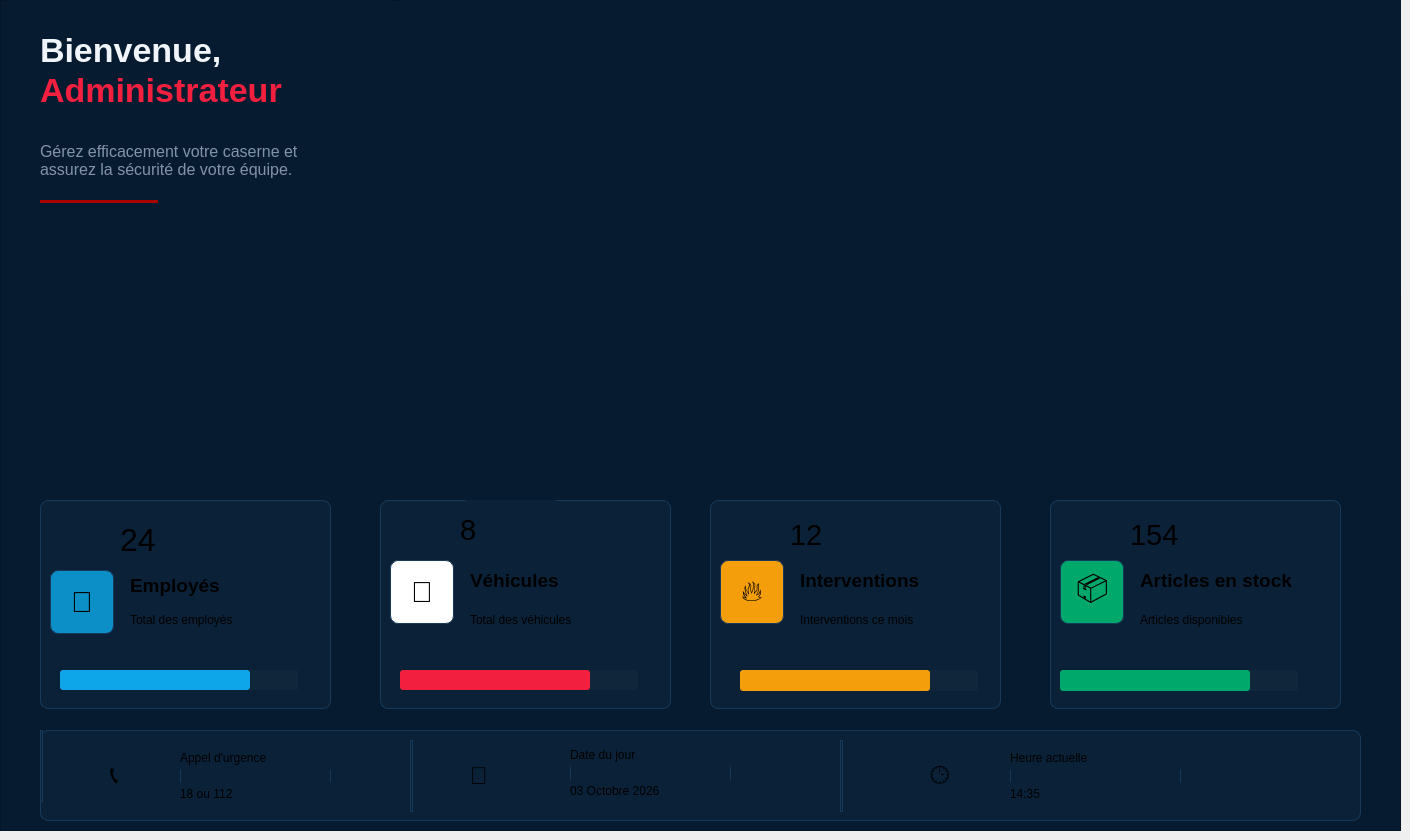
    <widget class="QWidget" name="page">
     <widget class="QWidget" name="verticalLayoutWidget_9">
      <property name="geometry">
       <rect>
        <x>0</x>
        <y>0</y>
        <width>1401</width>
        <height>831</height>
       </rect>
      </property>
      <layout class="QVBoxLayout" name="contentLayout_2">
       <item>
        <widget class="QFrame" name="contentframe_2">
         <property name="styleSheet">
          <string notr="true">background-color: rgb(7, 27, 48);</string>
         </property>
         <property name="frameShape">
          <enum>QFrame::Shape::StyledPanel</enum>
         </property>
         <property name="frameShadow">
          <enum>QFrame::Shadow::Raised</enum>
         </property>
         <widget class="QLabel" name="imagetop_2">
          <property name="geometry">
           <rect>
            <x>490</x>
            <y>0</y>
            <width>901</width>
            <height>81</height>
           </rect>
          </property>
          <property name="styleSheet">
           <string notr="true">image: url(:/image/image/imagetop.png);</string>
          </property>
          <property name="text">
           <string/>
          </property>
         </widget>
         <widget class="QLabel" name="lblHero_2">
          <property name="geometry">
           <rect>
            <x>403</x>
            <y>-7</y>
            <width>1001</width>
            <height>301</height>
           </rect>
          </property>
          <property name="minimumSize">
           <size>
            <width>300</width>
            <height>150</height>
           </size>
          </property>
          <property name="styleSheet">
           <string notr="true">image: url(:/image/image/hero.jpg);</string>
          </property>
          <property name="text">
           <string/>
          </property>
          <property name="alignment">
           <set>Qt::AlignmentFlag::AlignCenter</set>
          </property>
         </widget>
         <widget class="QFrame" name="frame_2">
          <property name="geometry">
           <rect>
            <x>10</x>
            <y>0</y>
            <width>381</width>
            <height>261</height>
           </rect>
          </property>
          <property name="minimumSize">
           <size>
            <width>0</width>
            <height>120</height>
           </size>
          </property>
          <property name="styleSheet">
           <string notr="true">border:none
</string>
          </property>
          <property name="frameShape">
           <enum>QFrame::Shape::StyledPanel</enum>
          </property>
          <property name="frameShadow">
           <enum>QFrame::Shadow::Raised</enum>
          </property>
          <widget class="QLabel" name="sub_2">
           <property name="geometry">
            <rect>
             <x>30</x>
             <y>130</y>
             <width>271</width>
             <height>61</height>
            </rect>
           </property>
           <property name="styleSheet">
            <string notr="true">QLabel#sub_2{
    color: #8293A8;
    font-size: 16px;
}</string>
           </property>
           <property name="text">
            <string>Gérez efficacement votre caserne et
assurez la sécurité de votre équipe.</string>
           </property>
          </widget>
          <widget class="Line" name="line_2">
           <property name="geometry">
            <rect>
             <x>30</x>
             <y>200</y>
             <width>118</width>
             <height>3</height>
            </rect>
           </property>
           <property name="styleSheet">
            <string notr="true">background-color: rgb(170, 0, 0);</string>
           </property>
           <property name="orientation">
            <enum>Qt::Orientation::Horizontal</enum>
           </property>
          </widget>
          <widget class="QLabel" name="welcomeTitle_2">
           <property name="geometry">
            <rect>
             <x>30</x>
             <y>30</y>
             <width>211</width>
             <height>41</height>
            </rect>
           </property>
           <property name="styleSheet">
            <string notr="true">QLabel#welcomeTitle_2 {
    color: #F1F5F9;
    font-size: 34px;
    font-weight: bold;
}</string>
           </property>
           <property name="text">
            <string>Bienvenue,</string>
           </property>
          </widget>
          <widget class="QLabel" name="welcomeAdmin_2">
           <property name="geometry">
            <rect>
             <x>30</x>
             <y>70</y>
             <width>251</width>
             <height>41</height>
            </rect>
           </property>
           <property name="styleSheet">
            <string notr="true">QLabel#welcomeAdmin_2 {
    color: #F21F3F;
    font-size: 34px;
    font-weight: bold;
}</string>
           </property>
           <property name="text">
            <string>Administrateur</string>
           </property>
          </widget>
         </widget>
         <widget class="QLabel" name="lblImg1_2">
          <property name="geometry">
           <rect>
            <x>30</x>
            <y>300</y>
            <width>423</width>
            <height>189</height>
           </rect>
          </property>
          <property name="minimumSize">
           <size>
            <width>100</width>
            <height>100</height>
           </size>
          </property>
          <property name="styleSheet">
           <string notr="true">image: url(:/image/image/img1.png);</string>
          </property>
          <property name="text">
           <string/>
          </property>
          <property name="alignment">
           <set>Qt::AlignmentFlag::AlignCenter</set>
          </property>
         </widget>
         <widget class="QLabel" name="lblImg2_2">
          <property name="geometry">
           <rect>
            <x>480</x>
            <y>300</y>
            <width>422</width>
            <height>189</height>
           </rect>
          </property>
          <property name="minimumSize">
           <size>
            <width>100</width>
            <height>100</height>
           </size>
          </property>
          <property name="styleSheet">
           <string notr="true">image: url(:/image/image/img2.png);</string>
          </property>
          <property name="text">
           <string/>
          </property>
          <property name="alignment">
           <set>Qt::AlignmentFlag::AlignCenter</set>
          </property>
         </widget>
         <widget class="QLabel" name="lblImg3_2">
          <property name="geometry">
           <rect>
            <x>940</x>
            <y>300</y>
            <width>423</width>
            <height>189</height>
           </rect>
          </property>
          <property name="minimumSize">
           <size>
            <width>100</width>
            <height>100</height>
           </size>
          </property>
          <property name="styleSheet">
           <string notr="true">image: url(:/image/image/img3.png);</string>
          </property>
          <property name="text">
           <string/>
          </property>
          <property name="alignment">
           <set>Qt::AlignmentFlag::AlignCenter</set>
          </property>
         </widget>
         <widget class="QFrame" name="frame_9">
          <property name="geometry">
           <rect>
            <x>40</x>
            <y>500</y>
            <width>291</width>
            <height>209</height>
           </rect>
          </property>
          <property name="styleSheet">
           <string notr="true">background-color: #0A2138;
border: 1px solid #183A5A;
border-radius: 8px;</string>
          </property>
          <property name="frameShape">
           <enum>QFrame::Shape::StyledPanel</enum>
          </property>
          <property name="frameShadow">
           <enum>QFrame::Shadow::Raised</enum>
          </property>
          <widget class="QLabel" name="lblNbEmployes_3">
           <property name="geometry">
            <rect>
             <x>80</x>
             <y>10</y>
             <width>200</width>
             <height>61</height>
            </rect>
           </property>
           <property name="styleSheet">
            <string notr="true">border:none;</string>
           </property>
           <property name="text">
            <string>&lt;html&gt;&lt;head/&gt;&lt;body&gt;&lt;p&gt;&lt;span style=&quot; font-size:24pt;&quot;&gt;24&lt;/span&gt;&lt;/p&gt;&lt;/body&gt;&lt;/html&gt;</string>
           </property>
          </widget>
          <widget class="QLabel" name="lblTitreEmployes_3">
           <property name="geometry">
            <rect>
             <x>90</x>
             <y>70</y>
             <width>200</width>
             <height>31</height>
            </rect>
           </property>
           <property name="styleSheet">
            <string notr="true">border:none;</string>
           </property>
           <property name="text">
            <string>&lt;html&gt;&lt;head/&gt;&lt;body&gt;&lt;p&gt;&lt;span style=&quot; font-size:14pt; font-weight:700;&quot;&gt;Employés&lt;/span&gt;&lt;/p&gt;&lt;/body&gt;&lt;/html&gt;</string>
           </property>
          </widget>
          <widget class="QLabel" name="lblSousEmployes_3">
           <property name="geometry">
            <rect>
             <x>90</x>
             <y>110</y>
             <width>200</width>
             <height>20</height>
            </rect>
           </property>
           <property name="styleSheet">
            <string notr="true">border:none;</string>
           </property>
           <property name="text">
            <string>Total des employés</string>
           </property>
          </widget>
          <widget class="QProgressBar" name="employeeLine_2">
           <property name="geometry">
            <rect>
             <x>20</x>
             <y>170</y>
             <width>238</width>
             <height>20</height>
            </rect>
           </property>
           <property name="styleSheet">
            <string notr="true">QProgressBar#employeeLine_2 {
    background-color: #10263A;
    border: none;
    border-radius: 2px;
}

QProgressBar#employeeLine_2::chunk {
    background-color: #0EA5E9;
    border-radius: 3px;
}</string>
           </property>
           <property name="maximum">
            <number>100</number>
           </property>
           <property name="value">
            <number>80</number>
           </property>
           <property name="textVisible">
            <bool>false</bool>
           </property>
          </widget>
          <widget class="QLabel" name="iconEmployes_3">
           <property name="geometry">
            <rect>
             <x>10</x>
             <y>70</y>
             <width>64</width>
             <height>64</height>
            </rect>
           </property>
           <property name="minimumSize">
            <size>
             <width>64</width>
             <height>64</height>
            </size>
           </property>
           <property name="maximumSize">
            <size>
             <width>64</width>
             <height>64</height>
            </size>
           </property>
           <property name="styleSheet">
            <string notr="true">background-color: rgb(12, 142, 198);</string>
           </property>
           <property name="text">
            <string>&lt;html&gt;&lt;head/&gt;&lt;body&gt;&lt;p&gt;&lt;span style=&quot; font-size:22pt;&quot;&gt;👥&lt;/span&gt;&lt;/p&gt;&lt;/body&gt;&lt;/html&gt;</string>
           </property>
           <property name="alignment">
            <set>Qt::AlignmentFlag::AlignCenter</set>
           </property>
          </widget>
         </widget>
         <widget class="QFrame" name="frame_10">
          <property name="geometry">
           <rect>
            <x>710</x>
            <y>500</y>
            <width>291</width>
            <height>209</height>
           </rect>
          </property>
          <property name="styleSheet">
           <string notr="true">background-color: #0A2138;
border: 1px solid #183A5A;
border-radius: 8px;</string>
          </property>
          <property name="frameShape">
           <enum>QFrame::Shape::StyledPanel</enum>
          </property>
          <property name="frameShadow">
           <enum>QFrame::Shadow::Raised</enum>
          </property>
          <widget class="QLabel" name="lblNbEmployes_7">
           <property name="geometry">
            <rect>
             <x>80</x>
             <y>10</y>
             <width>200</width>
             <height>51</height>
            </rect>
           </property>
           <property name="styleSheet">
            <string notr="true">border:none;</string>
           </property>
           <property name="text">
            <string>&lt;html&gt;&lt;head/&gt;&lt;body&gt;&lt;p&gt;&lt;span style=&quot; font-size:22pt;&quot;&gt;12&lt;/span&gt;&lt;/p&gt;&lt;/body&gt;&lt;/html&gt;</string>
           </property>
          </widget>
          <widget class="QLabel" name="lblTitreEmployes_7">
           <property name="geometry">
            <rect>
             <x>90</x>
             <y>60</y>
             <width>200</width>
             <height>41</height>
            </rect>
           </property>
           <property name="styleSheet">
            <string notr="true">border:none;</string>
           </property>
           <property name="text">
            <string>&lt;html&gt;&lt;head/&gt;&lt;body&gt;&lt;p&gt;&lt;span style=&quot; font-size:14pt; font-weight:700;&quot;&gt;Interventions&lt;/span&gt;&lt;/p&gt;&lt;/body&gt;&lt;/html&gt;</string>
           </property>
          </widget>
          <widget class="QLabel" name="lblSousEmployes_7">
           <property name="geometry">
            <rect>
             <x>90</x>
             <y>110</y>
             <width>200</width>
             <height>20</height>
            </rect>
           </property>
           <property name="styleSheet">
            <string notr="true">border:none;</string>
           </property>
           <property name="text">
            <string>Interventions ce mois</string>
           </property>
          </widget>
          <widget class="QProgressBar" name="interLine_2">
           <property name="geometry">
            <rect>
             <x>30</x>
             <y>170</y>
             <width>238</width>
             <height>21</height>
            </rect>
           </property>
           <property name="styleSheet">
            <string notr="true">QProgressBar#interLine_2 {
    background-color: #10263A;
    border: none;
    border-radius: 3px;
}

QProgressBar#interLine_2::chunk {
    background-color: #F59E0B;
    border-radius: 3px;
}</string>
           </property>
           <property name="maximum">
            <number>100</number>
           </property>
           <property name="value">
            <number>80</number>
           </property>
           <property name="textVisible">
            <bool>false</bool>
           </property>
          </widget>
          <widget class="QLabel" name="iconEmployes_7">
           <property name="geometry">
            <rect>
             <x>10</x>
             <y>60</y>
             <width>64</width>
             <height>64</height>
            </rect>
           </property>
           <property name="minimumSize">
            <size>
             <width>64</width>
             <height>64</height>
            </size>
           </property>
           <property name="maximumSize">
            <size>
             <width>64</width>
             <height>64</height>
            </size>
           </property>
           <property name="styleSheet">
            <string notr="true">background-color: rgb(245, 158, 11);</string>
           </property>
           <property name="text">
            <string>&lt;html&gt;&lt;head/&gt;&lt;body&gt;&lt;p&gt;&lt;span style=&quot; font-size:22pt;&quot;&gt;🔥&lt;/span&gt;&lt;/p&gt;&lt;/body&gt;&lt;/html&gt;</string>
           </property>
           <property name="alignment">
            <set>Qt::AlignmentFlag::AlignCenter</set>
           </property>
          </widget>
         </widget>
         <widget class="QFrame" name="frame_11">
          <property name="geometry">
           <rect>
            <x>1050</x>
            <y>500</y>
            <width>291</width>
            <height>209</height>
           </rect>
          </property>
          <property name="styleSheet">
           <string notr="true">background-color: #0A2138;
border: 1px solid #183A5A;
border-radius: 8px;</string>
          </property>
          <property name="frameShape">
           <enum>QFrame::Shape::StyledPanel</enum>
          </property>
          <property name="frameShadow">
           <enum>QFrame::Shadow::Raised</enum>
          </property>
          <widget class="QLabel" name="lblNbEmployes_8">
           <property name="geometry">
            <rect>
             <x>80</x>
             <y>10</y>
             <width>200</width>
             <height>51</height>
            </rect>
           </property>
           <property name="styleSheet">
            <string notr="true">border:none;</string>
           </property>
           <property name="text">
            <string>&lt;html&gt;&lt;head/&gt;&lt;body&gt;&lt;p&gt;&lt;span style=&quot; font-size:22pt;&quot;&gt;154&lt;/span&gt;&lt;/p&gt;&lt;/body&gt;&lt;/html&gt;</string>
           </property>
          </widget>
          <widget class="QLabel" name="lblTitreEmployes_8">
           <property name="geometry">
            <rect>
             <x>90</x>
             <y>60</y>
             <width>200</width>
             <height>41</height>
            </rect>
           </property>
           <property name="styleSheet">
            <string notr="true">border:none;</string>
           </property>
           <property name="text">
            <string>&lt;html&gt;&lt;head/&gt;&lt;body&gt;&lt;p&gt;&lt;span style=&quot; font-size:14pt; font-weight:700;&quot;&gt;Articles en stock&lt;/span&gt;&lt;/p&gt;&lt;/body&gt;&lt;/html&gt;</string>
           </property>
          </widget>
          <widget class="QLabel" name="lblSousEmployes_8">
           <property name="geometry">
            <rect>
             <x>90</x>
             <y>110</y>
             <width>200</width>
             <height>20</height>
            </rect>
           </property>
           <property name="styleSheet">
            <string notr="true">border:none;</string>
           </property>
           <property name="text">
            <string>Articles disponibles</string>
           </property>
          </widget>
          <widget class="QProgressBar" name="stockLine_2">
           <property name="geometry">
            <rect>
             <x>10</x>
             <y>170</y>
             <width>238</width>
             <height>21</height>
            </rect>
           </property>
           <property name="styleSheet">
            <string notr="true">QProgressBar#stockLine_2 {
    background-color: #10263A;
    border: none;
    border-radius: 3px;
}

QProgressBar#stockLine_2::chunk {
    background-color: #00A86B;
    border-radius: 3px;
}</string>
           </property>
           <property name="maximum">
            <number>100</number>
           </property>
           <property name="value">
            <number>80</number>
           </property>
           <property name="textVisible">
            <bool>false</bool>
           </property>
          </widget>
          <widget class="QLabel" name="iconEmployes_8">
           <property name="geometry">
            <rect>
             <x>10</x>
             <y>60</y>
             <width>64</width>
             <height>64</height>
            </rect>
           </property>
           <property name="minimumSize">
            <size>
             <width>64</width>
             <height>64</height>
            </size>
           </property>
           <property name="maximumSize">
            <size>
             <width>64</width>
             <height>64</height>
            </size>
           </property>
           <property name="styleSheet">
            <string notr="true">background-color: rgb(0, 168, 107);</string>
           </property>
           <property name="text">
            <string>&lt;html&gt;&lt;head/&gt;&lt;body&gt;&lt;p&gt;&lt;span style=&quot; font-size:22pt;&quot;&gt;📦&lt;/span&gt;&lt;/p&gt;&lt;/body&gt;&lt;/html&gt;</string>
           </property>
           <property name="alignment">
            <set>Qt::AlignmentFlag::AlignCenter</set>
           </property>
          </widget>
         </widget>
         <widget class="QFrame" name="frame_12">
          <property name="geometry">
           <rect>
            <x>380</x>
            <y>500</y>
            <width>291</width>
            <height>209</height>
           </rect>
          </property>
          <property name="styleSheet">
           <string notr="true">background-color: #0A2138;
border: 1px solid #183A5A;
border-radius: 8px;</string>
          </property>
          <property name="frameShape">
           <enum>QFrame::Shape::StyledPanel</enum>
          </property>
          <property name="frameShadow">
           <enum>QFrame::Shadow::Raised</enum>
          </property>
          <widget class="QLabel" name="lblNbEmployes_9">
           <property name="geometry">
            <rect>
             <x>80</x>
             <y>0</y>
             <width>101</width>
             <height>61</height>
            </rect>
           </property>
           <property name="styleSheet">
            <string notr="true">border:none;</string>
           </property>
           <property name="text">
            <string>&lt;html&gt;&lt;head/&gt;&lt;body&gt;&lt;p&gt;&lt;span style=&quot; font-size:22pt;&quot;&gt;8&lt;/span&gt;&lt;/p&gt;&lt;/body&gt;&lt;/html&gt;</string>
           </property>
          </widget>
          <widget class="QLabel" name="lblTitreEmployes_9">
           <property name="geometry">
            <rect>
             <x>90</x>
             <y>60</y>
             <width>200</width>
             <height>41</height>
            </rect>
           </property>
           <property name="styleSheet">
            <string notr="true">border:none;</string>
           </property>
           <property name="text">
            <string>&lt;html&gt;&lt;head/&gt;&lt;body&gt;&lt;p&gt;&lt;span style=&quot; font-size:14pt; font-weight:700;&quot;&gt;Véhicules&lt;/span&gt;&lt;/p&gt;&lt;/body&gt;&lt;/html&gt;</string>
           </property>
          </widget>
          <widget class="QLabel" name="lblSousEmployes_9">
           <property name="geometry">
            <rect>
             <x>90</x>
             <y>110</y>
             <width>200</width>
             <height>20</height>
            </rect>
           </property>
           <property name="styleSheet">
            <string notr="true">border:none;</string>
           </property>
           <property name="text">
            <string>Total des véhicules</string>
           </property>
          </widget>
          <widget class="QProgressBar" name="vehiculeLine_2">
           <property name="geometry">
            <rect>
             <x>20</x>
             <y>170</y>
             <width>238</width>
             <height>20</height>
            </rect>
           </property>
           <property name="styleSheet">
            <string notr="true">QProgressBar#vehiculeLine_2 {
    background-color: #10263A;
    border: none;
    border-radius: 3px;
}

QProgressBar#vehiculeLine_2::chunk {
    background-color: #F21F3F;
    border-radius: 3px;
}</string>
           </property>
           <property name="maximum">
            <number>100</number>
           </property>
           <property name="value">
            <number>80</number>
           </property>
           <property name="textVisible">
            <bool>false</bool>
           </property>
          </widget>
          <widget class="QLabel" name="iconEmployes_9">
           <property name="geometry">
            <rect>
             <x>10</x>
             <y>60</y>
             <width>64</width>
             <height>64</height>
            </rect>
           </property>
           <property name="minimumSize">
            <size>
             <width>64</width>
             <height>64</height>
            </size>
           </property>
           <property name="maximumSize">
            <size>
             <width>64</width>
             <height>64</height>
            </size>
           </property>
           <property name="styleSheet">
            <string notr="true">background-color: rgb(255, 255, 255);</string>
           </property>
           <property name="text">
            <string>&lt;html&gt;&lt;head/&gt;&lt;body&gt;&lt;p&gt;&lt;span style=&quot; font-size:22pt;&quot;&gt;🚒&lt;/span&gt;&lt;/p&gt;&lt;/body&gt;&lt;/html&gt;</string>
           </property>
           <property name="alignment">
            <set>Qt::AlignmentFlag::AlignCenter</set>
           </property>
          </widget>
         </widget>
         <widget class="QFrame" name="frame_13">
          <property name="geometry">
           <rect>
            <x>40</x>
            <y>730</y>
            <width>1321</width>
            <height>91</height>
           </rect>
          </property>
          <property name="styleSheet">
           <string notr="true">background-color: #0A2138;
border: 1px solid #183A5A;
border-radius: 8px;</string>
          </property>
          <property name="frameShape">
           <enum>QFrame::Shape::StyledPanel</enum>
          </property>
          <property name="frameShadow">
           <enum>QFrame::Shadow::Raised</enum>
          </property>
          <widget class="QWidget" name="layoutWidget_4">
           <property name="geometry">
            <rect>
             <x>140</x>
             <y>10</y>
             <width>151</width>
             <height>71</height>
            </rect>
           </property>
           <layout class="QVBoxLayout" name="layUrgence_3">
            <property name="spacing">
             <number>2</number>
            </property>
            <item>
             <widget class="QLabel" name="lblInfoUrgenceTitre_3">
              <property name="styleSheet">
               <string notr="true">border:none;</string>
              </property>
              <property name="text">
               <string>Appel d'urgence</string>
              </property>
             </widget>
            </item>
            <item>
             <widget class="QLabel" name="lblNumeroUrgence_3">
              <property name="styleSheet">
               <string notr="true">border:none;</string>
              </property>
              <property name="text">
               <string>18 ou 112</string>
              </property>
             </widget>
            </item>
           </layout>
          </widget>
          <widget class="QLabel" name="lblIconUrgence_3">
           <property name="geometry">
            <rect>
             <x>70</x>
             <y>10</y>
             <width>51</width>
             <height>72</height>
            </rect>
           </property>
           <property name="styleSheet">
            <string notr="true">border:none;</string>
           </property>
           <property name="text">
            <string>&lt;html&gt;&lt;head/&gt;&lt;body&gt;&lt;p&gt;&lt;span style=&quot; font-size:18pt;&quot;&gt;📞&lt;/span&gt;&lt;/p&gt;&lt;/body&gt;&lt;/html&gt;</string>
           </property>
          </widget>
          <widget class="QFrame" name="sep1_3">
           <property name="geometry">
            <rect>
             <x>370</x>
             <y>10</y>
             <width>3</width>
             <height>72</height>
            </rect>
           </property>
           <property name="frameShape">
            <enum>QFrame::Shape::VLine</enum>
           </property>
          </widget>
          <widget class="QLabel" name="lblIconDate_3">
           <property name="geometry">
            <rect>
             <x>430</x>
             <y>10</y>
             <width>61</width>
             <height>72</height>
            </rect>
           </property>
           <property name="styleSheet">
            <string notr="true">border:none;</string>
           </property>
           <property name="text">
            <string>&lt;html&gt;&lt;head/&gt;&lt;body&gt;&lt;p&gt;&lt;span style=&quot; font-size:18pt;&quot;&gt;📅&lt;/span&gt;&lt;/p&gt;&lt;/body&gt;&lt;/html&gt;</string>
           </property>
          </widget>
          <widget class="QWidget" name="layoutWidget_5">
           <property name="geometry">
            <rect>
             <x>530</x>
             <y>7</y>
             <width>161</width>
             <height>71</height>
            </rect>
           </property>
           <layout class="QVBoxLayout" name="layDate_3">
            <property name="spacing">
             <number>2</number>
            </property>
            <item>
             <widget class="QLabel" name="lblInfoDateTitre_3">
              <property name="styleSheet">
               <string notr="true">border:none;</string>
              </property>
              <property name="text">
               <string>Date du jour</string>
              </property>
             </widget>
            </item>
            <item>
             <widget class="QLabel" name="lblDateJour_3">
              <property name="styleSheet">
               <string notr="true">border:none;</string>
              </property>
              <property name="text">
               <string>03 Octobre 2026</string>
              </property>
             </widget>
            </item>
           </layout>
          </widget>
          <widget class="QFrame" name="sep2_4">
           <property name="geometry">
            <rect>
             <x>0</x>
             <y>0</y>
             <width>3</width>
             <height>72</height>
            </rect>
           </property>
           <property name="frameShape">
            <enum>QFrame::Shape::VLine</enum>
           </property>
          </widget>
          <widget class="QFrame" name="sep2_5">
           <property name="geometry">
            <rect>
             <x>800</x>
             <y>10</y>
             <width>3</width>
             <height>72</height>
            </rect>
           </property>
           <property name="frameShape">
            <enum>QFrame::Shape::VLine</enum>
           </property>
          </widget>
          <widget class="QWidget" name="layoutWidget_6">
           <property name="geometry">
            <rect>
             <x>970</x>
             <y>10</y>
             <width>171</width>
             <height>71</height>
            </rect>
           </property>
           <layout class="QVBoxLayout" name="layHeure_3">
            <property name="spacing">
             <number>2</number>
            </property>
            <item>
             <widget class="QLabel" name="lblInfoHeureTitre_3">
              <property name="styleSheet">
               <string notr="true">border:none;</string>
              </property>
              <property name="text">
               <string>Heure actuelle</string>
              </property>
             </widget>
            </item>
            <item>
             <widget class="QLabel" name="lblHeure_3">
              <property name="styleSheet">
               <string notr="true">border:none;</string>
              </property>
              <property name="text">
               <string>14:35</string>
              </property>
             </widget>
            </item>
           </layout>
          </widget>
          <widget class="QLabel" name="lblIconHeure_3">
           <property name="geometry">
            <rect>
             <x>890</x>
             <y>10</y>
             <width>61</width>
             <height>72</height>
            </rect>
           </property>
           <property name="styleSheet">
            <string notr="true">border:none;</string>
           </property>
           <property name="text">
            <string>&lt;html&gt;&lt;head/&gt;&lt;body&gt;&lt;p&gt;&lt;span style=&quot; font-size:18pt;&quot;&gt;🕒&lt;/span&gt;&lt;/p&gt;&lt;/body&gt;&lt;/html&gt;</string>
           </property>
          </widget>
         </widget>
        </widget>
       </item>
      </layout>
     </widget>
    </widget>
